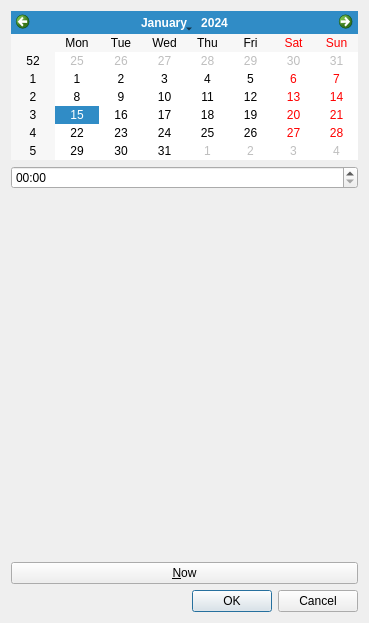
<?xml version="1.0" encoding="UTF-8"?>
<ui version="4.0">
 <class>DateTimeEditor</class>
 <widget class="QDialog" name="DateTimeEditor">
  <property name="geometry">
   <rect>
    <x>0</x>
    <y>0</y>
    <width>369</width>
    <height>623</height>
   </rect>
  </property>
  <property name="windowTitle">
   <string>DateTimeEditor</string>
  </property>
  <layout class="QVBoxLayout" name="verticalLayout" stretch="0,0,1,0,0">
   <item>
    <widget class="QCalendarWidget" name="calendarWidget"/>
   </item>
   <item>
    <widget class="QTimeEdit" name="timeEdit">
     <property name="displayFormat">
      <string>hh:mm</string>
     </property>
    </widget>
   </item>
   <item>
    <widget class="TimeEdit" name="time_edit" native="true"/>
   </item>
   <item>
    <widget class="QPushButton" name="pb_now">
     <property name="text">
      <string>&amp;Now</string>
     </property>
    </widget>
   </item>
   <item>
    <widget class="QDialogButtonBox" name="buttonBox">
     <property name="standardButtons">
      <set>QDialogButtonBox::StandardButton::Cancel|QDialogButtonBox::StandardButton::Ok</set>
     </property>
    </widget>
   </item>
  </layout>
 </widget>
 <customwidgets>
  <customwidget>
   <class>TimeEdit</class>
   <extends>QWidget</extends>
   <header>timeedit.h</header>
   <container>1</container>
  </customwidget>
 </customwidgets>
 <tabstops>
  <tabstop>calendarWidget</tabstop>
 </tabstops>
 <resources/>
 <connections>
  <connection>
   <sender>buttonBox</sender>
   <signal>accepted()</signal>
   <receiver>DateTimeEditor</receiver>
   <slot>accept()</slot>
   <hints>
    <hint type="sourcelabel">
     <x>265</x>
     <y>613</y>
    </hint>
    <hint type="destinationlabel">
     <x>153</x>
     <y>253</y>
    </hint>
   </hints>
  </connection>
  <connection>
   <sender>buttonBox</sender>
   <signal>rejected()</signal>
   <receiver>DateTimeEditor</receiver>
   <slot>reject()</slot>
   <hints>
    <hint type="sourcelabel">
     <x>265</x>
     <y>613</y>
    </hint>
    <hint type="destinationlabel">
     <x>170</x>
     <y>253</y>
    </hint>
   </hints>
  </connection>
 </connections>
</ui>
